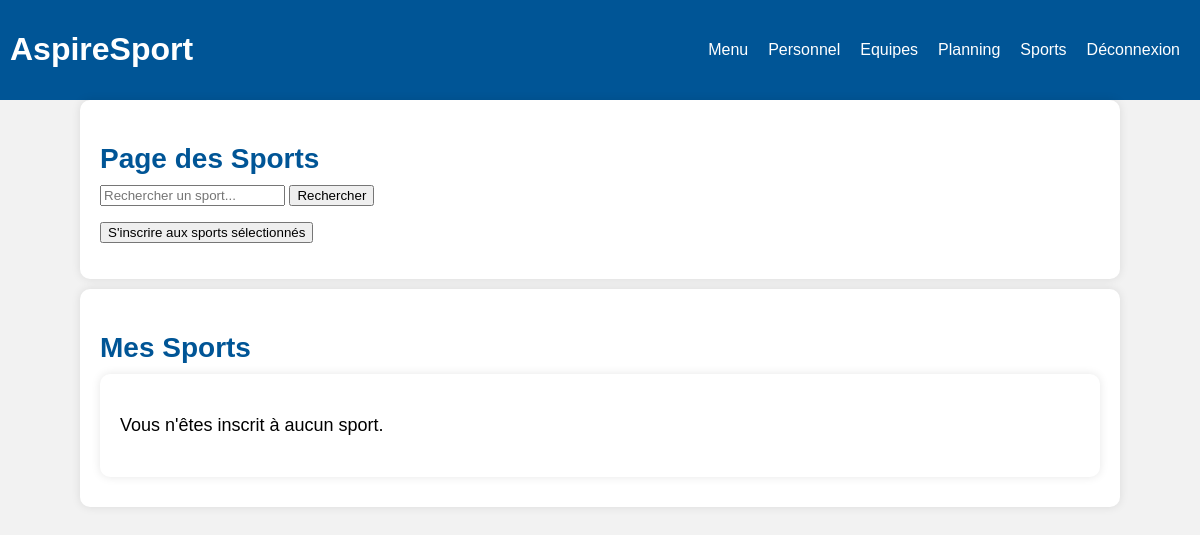
The app's page /vue/Sport.php?recherche=Football, older data.
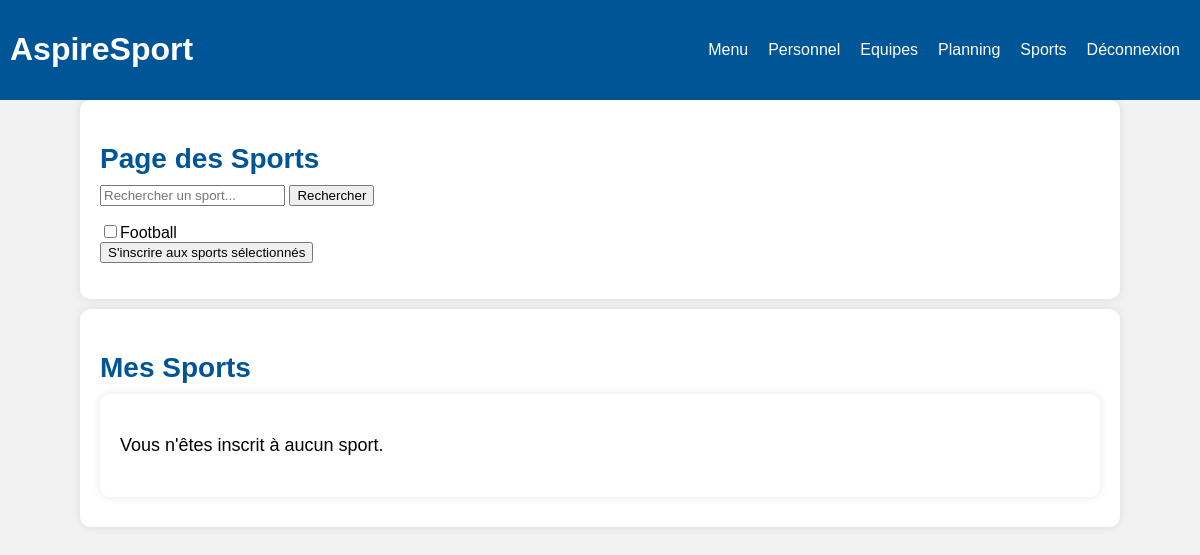
The same page, newer data.
### tables this page shows
CREATE TABLE IF NOT EXISTS `sport` (
  `Id_Sport` int NOT NULL AUTO_INCREMENT,
  `nom_sport` varchar(50) DEFAULT NULL,
  PRIMARY KEY (`Id_Sport`)
);

### vue/Sport.php (the view, shortened to what this page needs)
<html lang="fr">
<head>
    <link rel="stylesheet" href="../assert/style.css">
</head>
<body>
    <header>
        <h1>AspireSport</h1>
        <nav>
            <ul>
                <li><a href="../vue/Home.php">Menu</a></li>
                <li><a href="../vue/Personnel.php">Personnel</a></li>
                <li><a href="../vue/Equipes.php">Equipes</a></li>
                <li><a href="../vue/Planning.php">Planning</a></li>
                <li><a href="../vue/Sport.php">Sports</a></li>
                <li><a href="../controller/deconnexion.php">Déconnexion</a></li>
            </ul>
        </nav>
    </header>
    <main>
        <h2>Page des Sports</h2>
        <form action="Sport.php" method="get">
            <input type="text" name="recherche" placeholder="Rechercher un sport...">
            <input type="submit" value="Rechercher">
        </form>
        <form action="../controller/inscription_sport.php" method="post">
            <?php
            require "../model/CBDD.php";
            $recherche = isset($_GET['recherche']) ? $_GET['recherche'] : '';
            $sql = "SELECT * FROM sport WHERE nom_sport LIKE :recherche OR :recherche = ''";
            $stmt = $pdo->prepare($sql);
            $stmt->bindValue(':recherche', '%' . $recherche . '%');
            $stmt->execute();
            $sports = $stmt->fetchAll(PDO::FETCH_ASSOC);
            foreach($sports as $sport) {
                echo "<div><input type='checkbox' name='idSport[]' value='" . $sport['Id_Sport'] . "'>" . htmlspecialchars($sport['nom_sport']) . "</div>";
            }
            ?>
         <input type="submit" value="S'inscrire aux sports sélectionnés">
        </form>
    </main>
    <main>
        <h2>Mes Sports</h2>
        <main>
        <form action="../controller/desinscription_sport.php" method="post">
            <?php
            $idClient = $_SESSION['user']['Id_Client'];
            $stmt = $pdo->prepare("SELECT s.Id_Sport, s.nom_sport FROM sport s INNER JOIN pratique p ON s.Id_Sport = p.Id_Sport WHERE p.Id_Client = :idClient");
            $stmt->execute(['idClient' => $idClient]);
            $mesSports = $stmt->fetchAll(PDO::FETCH_ASSOC);
            if ($mesSports) {
                foreach ($mesSports as $monSport) {
                    echo "<div><input type='checkbox' name='idSport[]' value='" . $monSport['Id_Sport'] . "'>" . htmlspecialchars($monSport['nom_sport']) . "</div>";
                }
                echo "<input type='submit' value='Se désinscrire des sports sélectionnés'>";
            } else {
                echo "<p>Vous n'êtes inscrit à aucun sport.</p>";
            }
            ?>
        </form>
        </main>
    </main>
</body>
</html>

Row changes from the older to the newer data that the page shows:
added sport: nom_sport "Football"
